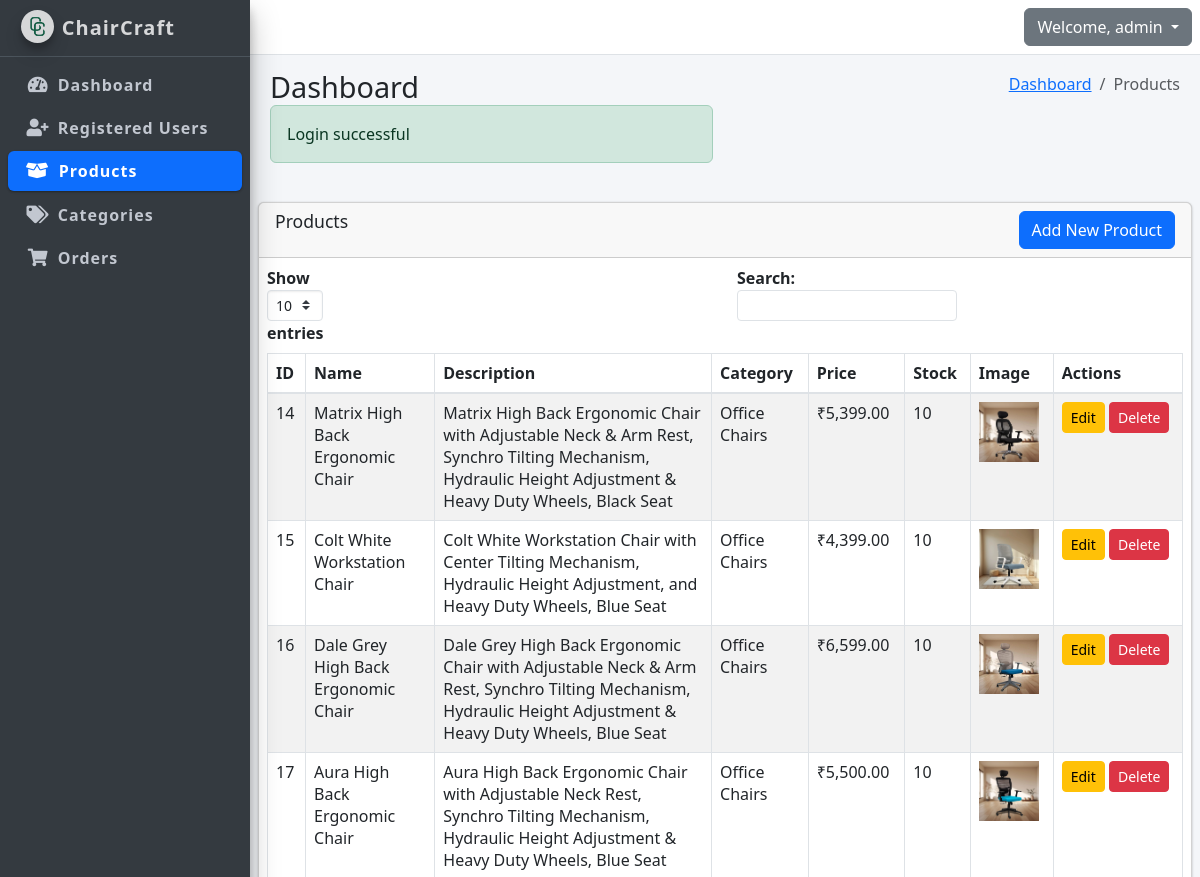
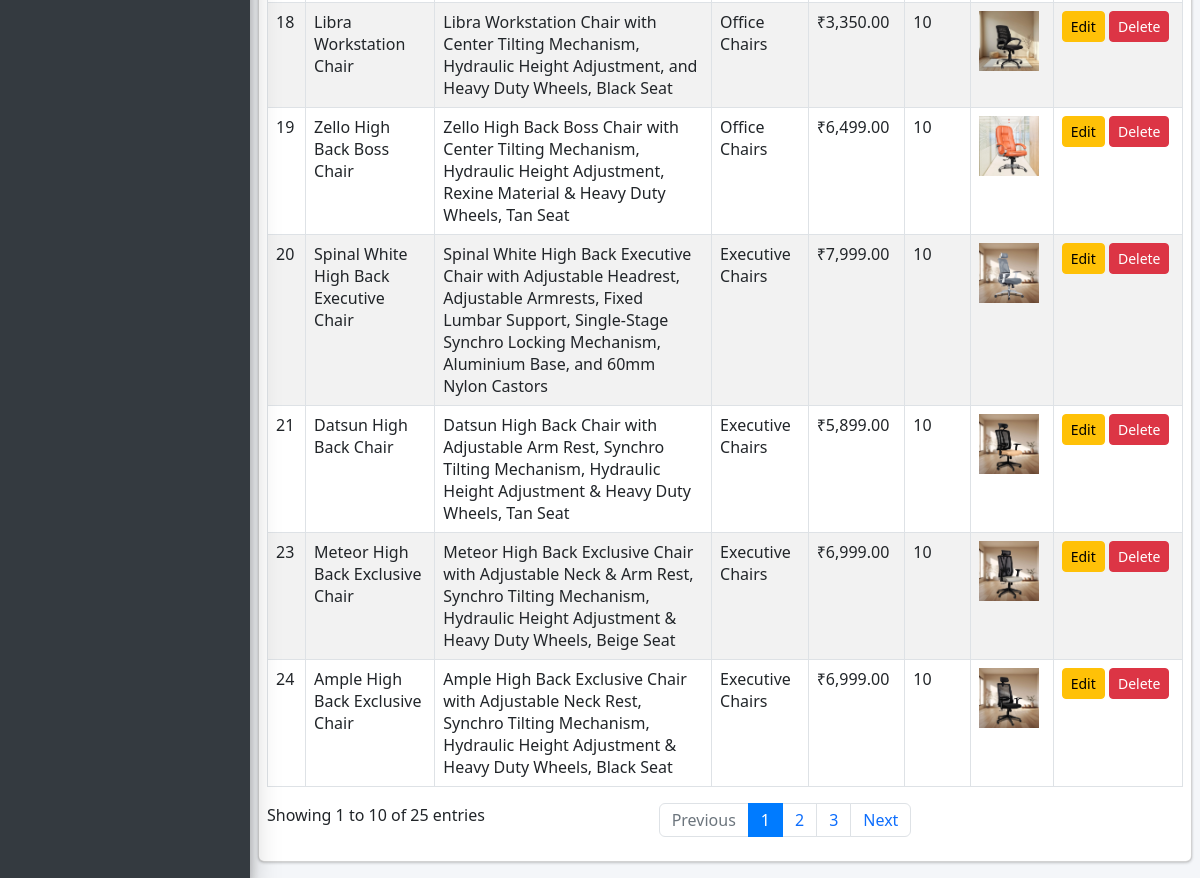
/admin/manage_products.php (signed in), run on the app's committed database (2 pictures, top to bottom).
### tables this page shows
CREATE TABLE `products` (
  `id` int(11) NOT NULL,
  `name` varchar(100) NOT NULL,
  `description` text DEFAULT NULL,
  `price` decimal(10,2) NOT NULL,
  `stock` int(11) DEFAULT 0,
  `image` varchar(255) DEFAULT NULL,
  `category_id` int(11) DEFAULT NULL
);

CREATE TABLE `categories` (
  `id` int(11) NOT NULL,
  `name` varchar(100) NOT NULL,
  `description` text DEFAULT NULL,
  `created_at` timestamp NOT NULL DEFAULT current_timestamp(),
  `updated_at` timestamp NOT NULL DEFAULT current_timestamp() ON UPDATE current_timestamp()
);

### admin/manage_products.php (the view, shortened to what this page needs)
<?php
include 'includes/header.php';
include 'includes/navbar.php';
include 'includes/sidebar.php';
include 'config/db_con.php';
$products = [];
$result = $con->query("SELECT p.*, c.name AS category_name FROM products p LEFT JOIN categories c ON p.category_id = c.id ORDER BY p.name");
while ($row = $result->fetch_assoc()) {
    $products[] = $row;
}
?>
<div class="content-wrapper">
    <div class="content-header">
      <div class="container-fluid">
        <div class="row mb-2">
          <div class="col-sm-6">
            <h1 class="m-0 text-dark">Dashboard</h1>
            <?php if (isset($_SESSION['message'])) : ?>
                <div class="alert alert-success">
                    <?php
                    echo $_SESSION['message'];
                    ?>
                </div>
            <?php endif; ?>
          </div>
          <div class="col-sm-6">
            <ol class="breadcrumb float-sm-right">
              <li class="breadcrumb-item"><a href="dashboard.php">Dashboard</a></li>
              <li class="breadcrumb-item active">Products</li>
            </ol>
          </div>
        </div>
      </div>
    </div>
    <div class="container-fluid px-2">
        <div class="row">
            <div class="col-12">
                <div class="card">
                    <div class="card-header">
                        <h3 class="card-title">Products</h3>
                        <button type="button" class="btn btn-primary float-right" data-bs-toggle="modal" data-bs-target="#addProductModal">
                            Add New Product
                        </button>
                    </div>
                    <div class="card-body p-2">
                        <table id="example1" class="table table-bordered table-striped w-100" style="max-width:100%; padding:8px;">
                           <thead>
                                <tr>
                                    <th>ID</th>
                                    <th>Name</th>
                                    <th>Description</th>
                                    <th>Category</th>
                                    <th>Price</th>
                                    <th>Stock</th>
                                    <th>Image</th>
                                    <th width="15%" align="center">Actions</th>
                                </tr>
                           </thead>
                            <tbody>
                                <?php if (count($products) > 0): ?>
                                    <?php foreach ($products as $product): ?>
                                        <tr>
                                            <td><?php echo $product['id']; ?></td>
                                            <td><?php echo htmlspecialchars($product['name']); ?></td>
                                            <td><?php echo htmlspecialchars($product['description']); ?></td>
                                            <td><?php echo htmlspecialchars($product['category_name']); ?></td>
                                            <td>₹<?php echo number_format($product['price'], 2); ?></td>
                                            <td><?php echo $product['stock']; ?></td>
                                            <td>
                                                <?php if (!empty($product['image'])): ?>
                                                    <img src="../pic/<?php echo htmlspecialchars($product['image']); ?>" width="60" class="product-img-thumb">
                                                <?php endif; ?>
                                            </td>
                                            <td>
                                                <button class="btn btn-warning btn-sm"
                                                        onclick="editProduct(<?php echo $product['id']; ?>, '<?php echo addslashes($product['name']); ?>', '<?php echo addslashes($product['description']); ?>', <?php echo $product['price']; ?>, <?php echo $product['stock']; ?>, '<?php echo addslashes($product['image']); ?>', <?php echo $product['category_id'] ?? 'null'; ?>)">
                                                    Edit
                                                </button>
                                                <a href="manage_products.php?delete=<?php echo $product['id']; ?>"
                                                   class="btn btn-danger btn-sm"
                                                   onclick="return confirm('Are you sure you want to delete this product?')">
                                                    Delete
                                                </a>
                                            </td>
                                        </tr>
                                    <?php endforeach; ?>
                                <?php else: ?>
                                    <tr>
                                        <td colspan="8" class="text-center">No products found. Add your first product!</td>
                                    </tr>
                                <?php endif; ?>
                            </tbody>
                        </table>
                    </div>
                </div>
            </div>
        </div>
    </div>
</div>

### data on the page
products: id "24", name "Ample High Back Exclusive Chair", description "Ample High Back Exclusive Chair with Adjustable Neck Rest, Synchro Tilting Mechanism, Hydraulic Height Adjustment & Heavy Duty Wheels, Black Seat", category.name "Executive Chairs", price "6,999.00", stock "10", image (picture)
products: id "17", name "Aura High Back Ergonomic Chair", description "Aura High Back Ergonomic Chair with Adjustable Neck Rest, Synchro Tilting Mechanism, Hydraulic Height Adjustment & Heavy Duty Wheels, Blue Seat", category.name "Office Chairs", price "5,500.00", stock "10", image (picture)
products: id "15", name "Colt White Workstation Chair", description "Colt White Workstation Chair with Center Tilting Mechanism, Hydraulic Height Adjustment, and Heavy Duty Wheels, Blue Seat", category.name "Office Chairs", price "4,399.00", stock "10", image (picture)
products: id "16", name "Dale Grey High Back Ergonomic Chair", description "Dale Grey High Back Ergonomic Chair with Adjustable Neck & Arm Rest, Synchro Tilting Mechanism, Hydraulic Height Adjustment & Heavy Duty Wheels, Blue Seat", category.name "Office Chairs", price "6,599.00", stock "10", image (picture)
products: id "21", name "Datsun High Back Chair", description "Datsun High Back Chair with Adjustable Arm Rest, Synchro Tilting Mechanism, Hydraulic Height Adjustment & Heavy Duty Wheels, Tan Seat", category.name "Executive Chairs", price "5,899.00", stock "10", image (picture)
products: id "18", name "Libra Workstation Chair", description "Libra Workstation Chair with Center Tilting Mechanism, Hydraulic Height Adjustment, and Heavy Duty Wheels, Black Seat", category.name "Office Chairs", price "3,350.00", stock "10", image (picture)
products: id "14", name "Matrix High Back Ergonomic Chair", description "Matrix High Back Ergonomic Chair with Adjustable Neck & Arm Rest, Synchro Tilting Mechanism, Hydraulic Height Adjustment & Heavy Duty Wheels, Black Seat", category.name "Office Chairs", price "5,399.00", stock "10", image (picture)
products: id "23", name "Meteor High Back Exclusive Chair", description "Meteor High Back Exclusive Chair with Adjustable Neck & Arm Rest, Synchro Tilting Mechanism, Hydraulic Height Adjustment & Heavy Duty Wheels, Beige Seat", category.name "Executive Chairs", price "6,999.00", stock "10", image (picture)
products: id "20", name "Spinal White High Back Executive Chair", description "Spinal White High Back Executive Chair with Adjustable Headrest, Adjustable Armrests, Fixed Lumbar Support, Single-Stage Synchro Locking Mechanism, Aluminium Base, and 60mm Nylon Castors", category.name "Executive Chairs", price "7,999.00", stock "10", image (picture)
products: id "19", name "Zello High Back Boss Chair", description "Zello High Back Boss Chair with Center Tilting Mechanism, Hydraulic Height Adjustment, Rexine Material & Heavy Duty Wheels, Tan Seat", category.name "Office Chairs", price "6,499.00", stock "10", image (picture)

### other printed values
$_SESSION['auth_user']['name'] "admin"
$_SESSION['message'] "Login successful"
